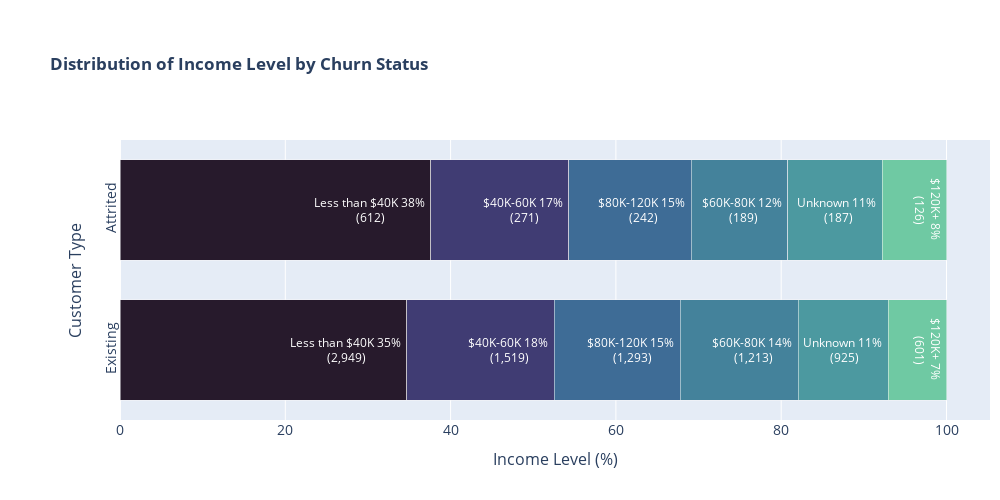

Notebook code cell kept with this figure:
### Code cell
plot_distr_cat('inc_cat', 'Income Level')

### Figure 1 — Plotly figure (JSON) as saved in the notebook; plotly's stock layout.template omitted (floating-point values rounded to 4 significant figures)
{"data": [{"hovertext": [2949, 1519, 1293, 1213, 925, 601], "marker": {"color": ["rgb(39, 26, 44)", "rgb(64, 60, 115)", "rgb(62, 108, 150)", "rgb(68, 130, 155)", "rgb(76, 153, 160)", "rgb(111, 201, 163)", "rgb(156, 219, 165)"], "line": {"color": "rgb(248, 248, 249)", "width": 0.5}}, "name": "Existing", "orientation": "h", "showlegend": false, "text": ["Less than $40K", "$40K-60K", "$80K-120K", "$60K-80K", "Unknown", "$120K+"], "textfont": {"color": "white", "size": 12}, "textposition": "inside", "texttemplate": "%{text} %{x:.0f}% <br>(%{hovertext:,d})", "type": "bar", "x": [34.69, 17.87, 15.21, 14.27, 10.88, 7.071], "y": ["Existing", "Existing", "Existing", "Existing", "Existing", "Existing"]}, {"hovertext": [612, 271, 242, 189, 187, 126], "marker": {"color": ["rgb(39, 26, 44)", "rgb(64, 60, 115)", "rgb(62, 108, 150)", "rgb(68, 130, 155)", "rgb(76, 153, 160)", "rgb(111, 201, 163)", "rgb(156, 219, 165)"], "line": {"color": "rgb(248, 248, 249)", "width": 0.5}}, "name": "Attrited", "orientation": "h", "showlegend": false, "text": ["Less than $40K", "$40K-60K", "$80K-120K", "$60K-80K", "Unknown", "$120K+"], "textfont": {"color": "white", "size": 12}, "textposition": "inside", "texttemplate": "%{text} %{x:.0f}% <br>(%{hovertext:,d})", "type": "bar", "x": [37.62, 16.66, 14.87, 11.62, 11.49, 7.744], "y": ["Attrited", "Attrited", "Attrited", "Attrited", "Attrited", "Attrited"]}], "layout": {"bargap": 0.2, "bargroupgap": 0.1, "barmode": "stack", "height": 500, "margin": {"b": 80, "l": 120, "r": 10, "t": 140}, "title": {"text": "<b>Distribution of Income Level by Churn Status<b>"}, "width": 1000, "xaxis": {"autorange": true, "range": [0, 105.3], "tickangle": 0, "tickfont": {"size": 14}, "tickmode": "array", "ticktext": ["0%", "10%", "20%", "30%", "40%", "50%", "60%", "70%", "80%", "90%", "100%"], "title": {"font": {"size": 16}, "text": "Income Level (%)"}, "type": "linear"}, "yaxis": {"autorange": true, "range": [-0.5, 1.5], "tickangle": -90, "tickfont": {"size": 14}, "title": {"font": {"size": 16}, "text": "Customer Type"}, "type": "category"}}}
